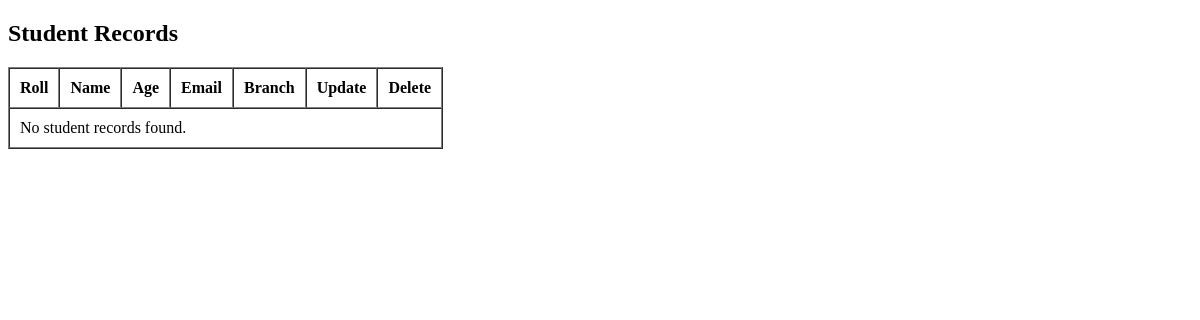
The page /student/data/ on the database as committed earlier.
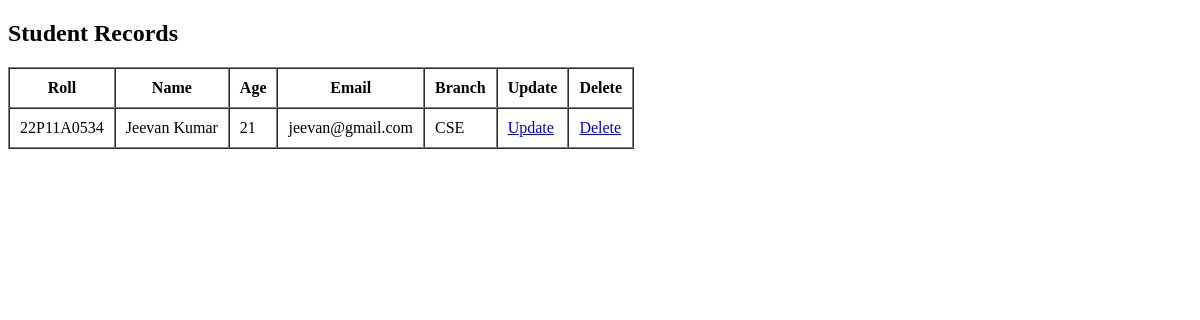
The same page on the database as committed later.
### student/models.py (models this page shows, shortened)
class StuDetails(models.Model):
    roll = models.CharField(max_length=30)
    name = models.CharField(max_length=30)
    age = models.IntegerField()
    email = models.EmailField()
    branch = models.CharField(max_length=30)

### student/views.py (the view)
# urls.py: path('data/', views.all_data, name='all_data'),
def all_data(request):
    students = StuDetails.objects.all()
    return render(request, 'data.html', {'students': students})

### templates/data.html (shortened to what this page needs)
<!DOCTYPE html>
<html lang="en">
<head>
</head>
<body>
    <h2>Student Records</h2>
    <table border="1" cellpadding="10" cellspacing="0">
        <thead>
            <tr>
                <th>Roll</th>
                <th>Name</th>
                <th>Age</th>
                <th>Email</th>
                <th>Branch</th>
                <th>Update</th>
                <th>Delete</th>
            </tr>
        </thead>
        <tbody>
            {% for student in students %}
            <tr>
                <td>{{ student.roll }}</td>
                <td>{{ student.name }}</td>
                <td>{{ student.age }}</td>
                <td>{{ student.email }}</td>
                <td>{{ student.branch }}</td>
                <td><a href="/student/update/{{ student.id }}">Update</a></td>
                <td><a href="/student/delete/{{ student.id }}">Delete</a></td>
            </tr>
            {% empty %}
            <tr>
                <td colspan="7">No student records found.</td>
            </tr>
            {% endfor %}
        </tbody>
    </table>
</body>
</html>

Rows that differ between the two databases and show on the page:
added StuDetails: roll "22P11A0534", name "Jeevan Kumar", age "21", email "jeevan@gmail.com", branch "CSE"
Other text that changed with them:
text no longer shown: "No student records found."
